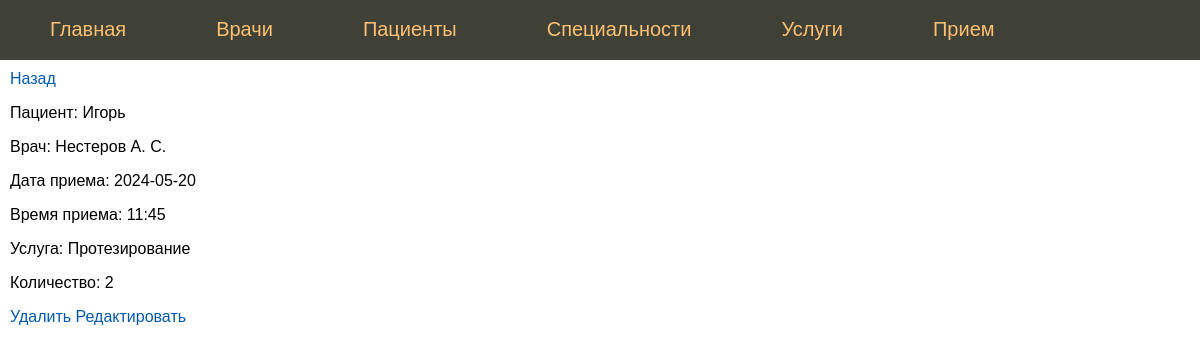
Page /appointments/1 on the committed database.
### app.py (models this page shows, shortened)
class Patients(db.Model):
    card_number = db.Column(db.Integer, primary_key=True)
    name = db.Column(db.String(100), nullable=False)
    birthday = db.Column(db.Integer, nullable=False)
    sex = db.Column(db.String(10), nullable=False)
    address = db.Column(db.String(100), nullable=False)
    email = db.Column(db.String(50), unique=True)
    phone = db.Column(db.String(12), unique=True)
    p = db.relationship('Appointments', backref='patients', uselist=False)

class Doctors(db.Model):
    id = db.Column(db.Integer, primary_key=True)
    name = db.Column(db.String(100), nullable=False)
    speciality_id = db.Column(db.Integer, db.ForeignKey('specialties.id'))
    cabinet = db.Column(db.String(8), nullable=False)
    phone = db.Column(db.String(12), unique=True)
    d = db.relationship('Appointments', backref='doctors', uselist=False)

class Appointments(db.Model):
    id = db.Column(db.Integer, primary_key=True)
    doctor_id = db.Column(db.Integer, db.ForeignKey('doctors.id'))
    patient_id = db.Column(db.Integer, db.ForeignKey('patients.card_number'))
    date = db.Column(db.Integer, nullable=False)
    time = db.Column(db.Integer, nullable=False)
    service_id = db.Column(db.Integer, db.ForeignKey('services.id'))
    quantity = db.Column(db.Integer, nullable=False)

class Services(db.Model):
    id = db.Column(db.Integer, primary_key=True)
    name = db.Column(db.String(50), unique=True, nullable=False)
    description = db.Column(db.String(200), nullable=False)
    price = db.Column(db.Integer, nullable=False)
    serv = db.relationship('Appointments', backref='services', uselist=False)

### app.py (the view)
@app.route("/appointments/<int:id>")
def show_appointments_detail(id):
    doc = Doctors.query.all()
    pat = Patients.query.all()
    serv = Services.query.all()
    ap = Appointments.query.get(id)
    return render_template('appointments-detail.html', ap=ap, doc=doc, pat=pat, serv=serv)

### templates/appointments-detail.html (shortened to what this page needs)
{% extends 'layout.html' %}
{% block content %}
<a href="/appointments">Назад</a>
<div>
{% for p in pat %}
    {% if p.card_number == ap.patient_id %}
    <p>Пациент: {{p.name}}</p>
    {% endif %}
{% endfor %}
{% for d in doc %}
    {% if d.id == ap.doctor_id %}
    <p>Врач: {{d.name}}</p>
    {% endif %}
{% endfor %}
<p>Дата приема: {{ap.date}}</p>
<p>Время приема: {{ap.time}}</p>
{% for s in serv %}
    {% if s.id == ap.service_id %}
    <p>Услуга: {{s.name}}</p>
    {% endif %}
{% endfor %}
<p>Количество: {{ap.quantity}}</p>
</div>
<a href="/appointments/{{ap.id}}/delete">Удалить</a>
<a href="/appointments/{{ap.id}}/update">Редактировать</a>
{% endblock %}

### static/css/styles.css (style rules this page uses)
html, body { font-family: 'Arial'; margin: 0; padding: 0; height: 100%; width: 100%; }
a { color: #0059b2; text-decoration: none; }

### rows in the picture
Patients: name "Игорь"
Doctors: name "Нестеров А. С."
Appointments: date "2024-05-20", time "11:45", quantity "2"
Services: name "Протезирование"
